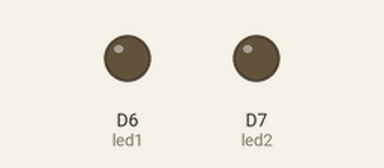
A sketch run on a simulated ESP8266 (NodeMCU). Shown: output pins drawn as LEDs (lit = HIGH).

Above: at 0.65 s.
At 5.95 s:
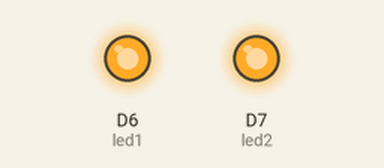
Timing chart, 0 to 7.8 s (numbered marks = the images above):
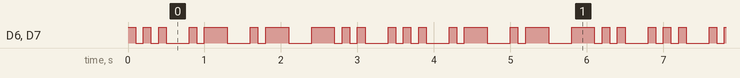

The sketch:

blink-an-led1.ino
```cpp
// ------------
// Blink an LED
// ------------

/*-------------

We've heavily commented this code for you. If you're a pro, feel free to ignore it.

Comments start with two slashes or are blocked off by a slash and a star.
You can read them, but your device can't.
It's like a secret message just for you.

Every program based on Wiring (programming language used by Arduino, and Particle devices) has two essential parts:
setup - runs once at the beginning of your program
loop - runs continuously over and over

You'll see how we use these in a second.

This program will blink an led on and off every second.
It blinks the D7 LED on your Particle device. If you have an LED wired to D0, it will blink that LED as well.

-------------*/


// First, we're going to make some variables.
// This is our "shorthand" that we'll use throughout the program:

int led1 = D6; // Instead of writing D0 over and over again, we'll write led1
// You'll need to wire an LED to this one to see it blink.

int led2 = D7; // Instead of writing D7 over and over again, we'll write led2
// This one is the little blue LED on your board. On the Photon it is next to D7, and on the Core it is next to the USB jack.

// Having declared these variables, let's move on to the setup function.
// The setup function is a standard part of any microcontroller program.
// It runs only once when the device boots up or is reset.

int Dot = 100;
int Line = 300;
int betweenLetters = 300;
int betweenSymbols = 100;


void setup() {

  // We are going to tell our device that D0 and D7 (which we named led1 and led2 respectively) are going to be output
  // (That means that we will be sending voltage to them, rather than monitoring voltage that comes from them)

  // It's important you do this here, inside the setup() function rather than outside it or in the loop function.

  pinMode(led1, OUTPUT);
  pinMode(led2, OUTPUT);

}


void dot(){
    digitalWrite(led1, HIGH);
    digitalWrite(led2, HIGH);
    delay(Dot);
    digitalWrite(led1, LOW);
    digitalWrite(led2, LOW);
}

void line(){
    digitalWrite(led1, HIGH);
    digitalWrite(led2, HIGH);
    delay(Line);
    digitalWrite(led1, LOW);
    digitalWrite(led2, LOW);
}


// Next we have the loop function, the other essential part of a microcontroller program.
// This routine gets repeated over and over, as quickly as possible and as many times as possible, after the setup function is called.
// Note: Code that blocks for too long (like more than 5 seconds), can make weird things happen (like dropping the network connection).  The built-in delay function shown below safely interleaves required background activity, so arbitrarily long delays can safely be done if you need them.

void loop() {
  // To blink the LED, first we'll turn it on...


  // Symbol S

  dot();
  delay(betweenSymbols);
  dot();
  delay(betweenSymbols);
  dot();

  delay(betweenLetters);

  // Symbol A

  dot();
  delay(betweenSymbols);
  line();

  delay(betweenLetters);

  // Symbol A

  dot();
  delay(betweenSymbols);
  line();

  delay(betweenLetters);

  // Symbol D

  line();
  delay(betweenSymbols);
  dot();
  delay(betweenSymbols);
  dot();

  delay(betweenLetters);


}
```

Measured:
- by itself, D6 (led1), D7 (led2): repeats every 3.4 s: 2 × (LOW 0.10 s, HIGH 0.10 s), LOW 0.30 s, HIGH 0.10 s, LOW 0.10 s, HIGH 0.30 s, LOW 0.30 s, HIGH 0.10 s, LOW 0.10 s, HIGH 0.30 s, LOW 0.30 s, HIGH 0.30 s, 2 × (LOW 0.10 s, HIGH 0.10 s), LOW 0.30 s, HIGH 0.10 s
- by itself, everything shown: repeats every 3.4 s, in 10 steps
